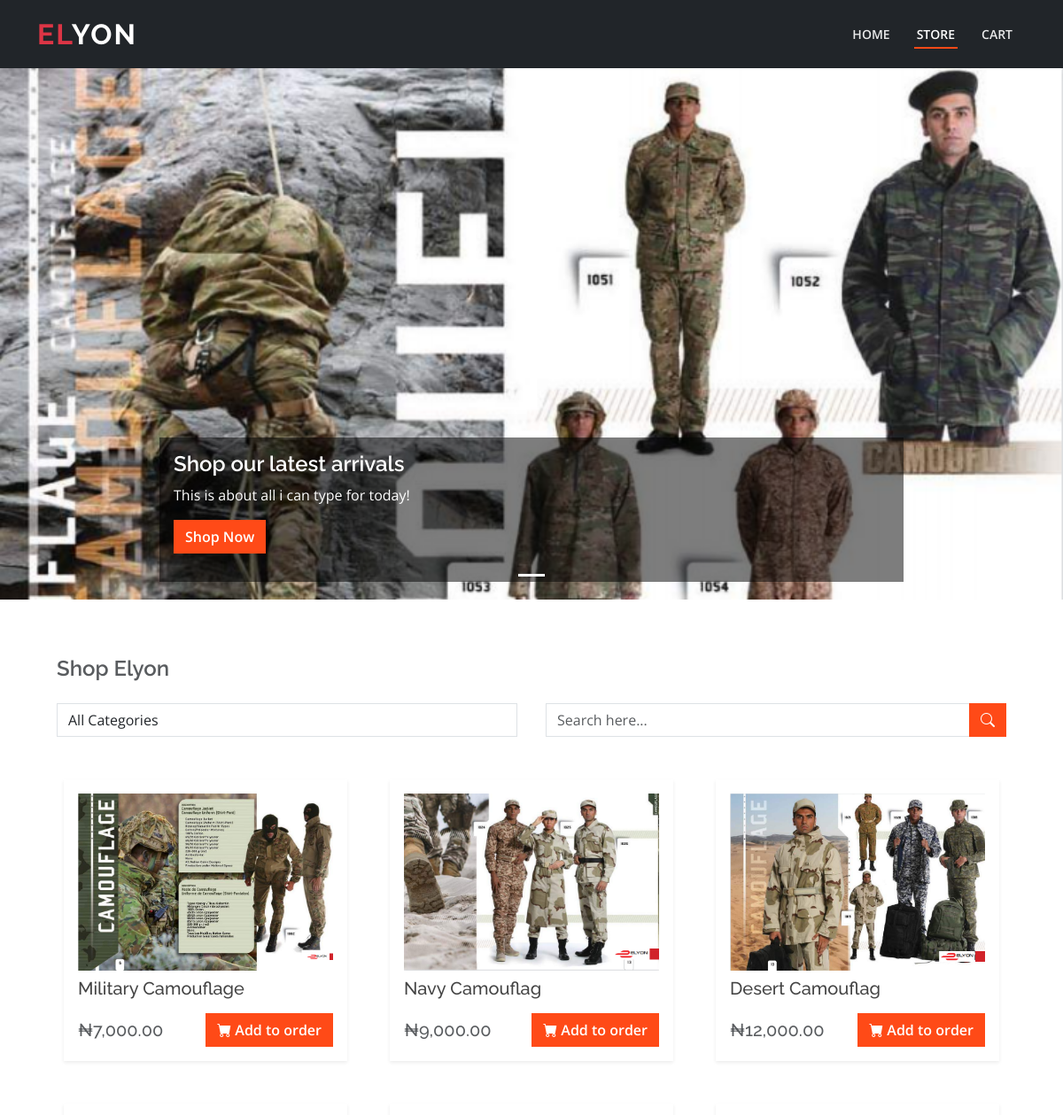
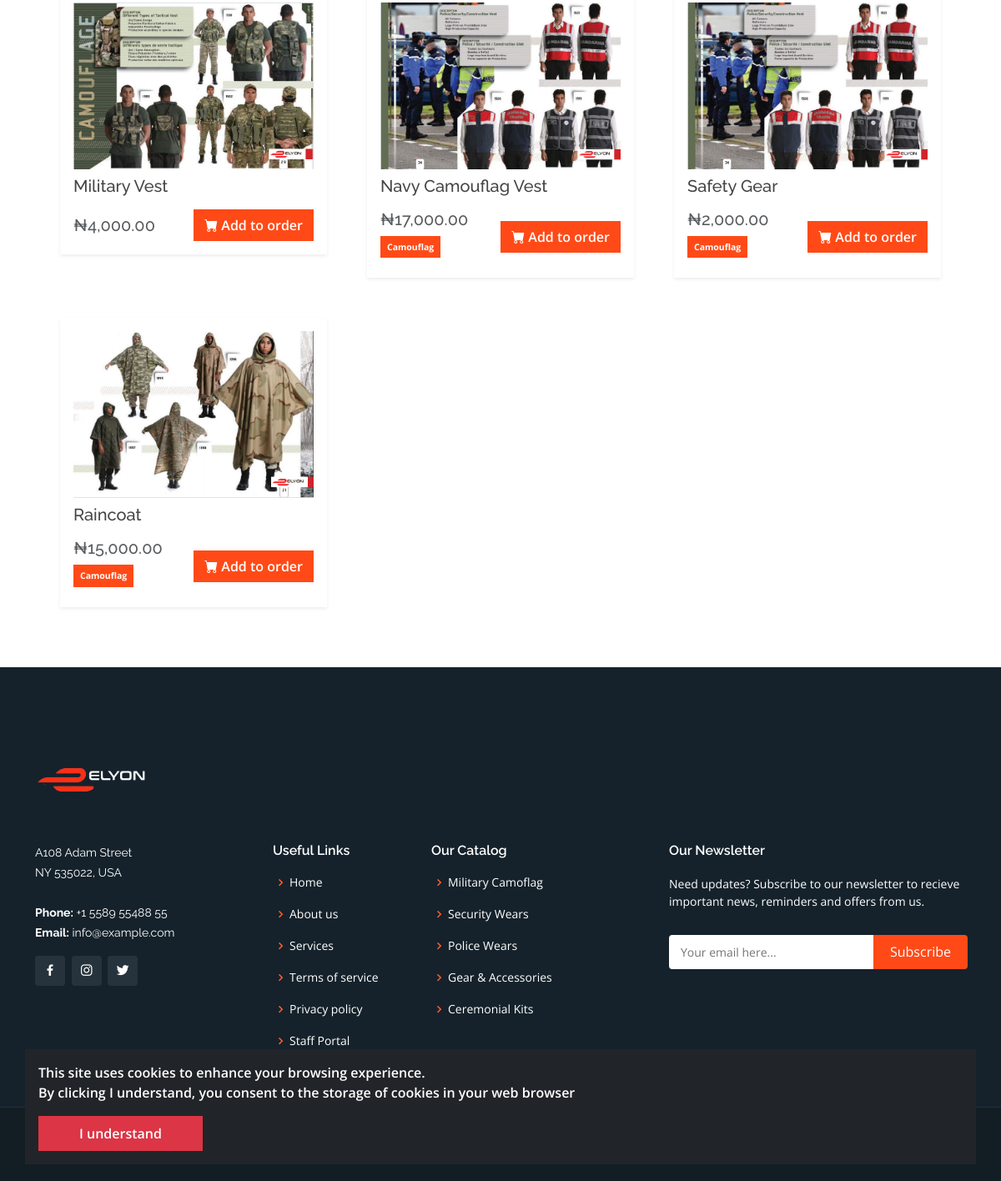
Screenshot of /store/ (signed in) with the database file from the repository (2 pictures, top to bottom).
### website/models.py (models this page shows, shortened)
class CarouselItem(models.Model):
    image = models.ForeignKey("core.File", on_delete=models.SET_NULL, blank=True, null=True)
    background_color = models.CharField(max_length=200, blank=True, null=True)
    name = models.CharField(max_length=200)
    display_title = models.CharField(max_length=200, blank=True, null=True)
    cta = models.CharField(max_length=200, blank=True, null=True)
    display_content = models.TextField(blank=True, null=True)
    url = models.URLField(blank=True, null=True)

### core/models.py (models this page shows)
class DbModel(models.Model):
    date_created = models.DateTimeField(auto_now=True)
    class Meta:
        abstract = True

class File(DbModel):
    name = models.CharField(max_length=200, blank=True, null=True)
    file = models.ImageField(upload_to='images/')
    file_type = models.CharField(max_length=20, default='image', choices=FILE_TYPES)

### store/models.py (models this page shows, shortened)
class Product(DbModel):
    name = models.CharField(max_length=200)
    slug = models.SlugField(max_length=200, blank=True, null=True)
    description = models.TextField(blank=True, null=True)
    price_per_piece = models.DecimalField(max_digits=1000, decimal_places=2)
    price_per_bundle = models.DecimalField(max_digits=1000, decimal_places=2, blank=True, null=True)
    receivable = models.ForeignKey("core.Receivable", on_delete=models.CASCADE, related_name='parent')
    images = models.ManyToManyField("core.File", blank=True)
    category = models.ForeignKey("Category", on_delete=models.CASCADE, blank=True, null=True)
    tags = models.ManyToManyField("Tag",  blank=True, related_name='tags')
    @property
    def image(self):
        return self.images.first()

class Category(DbModel):
    name = models.CharField(max_length=200)
    def __str__(self) -> str:
        return self.name

### store/views.py (the view, shortened to what this page needs)
# urls.py: path('', store_home_view, name="home"),
def store_home_view(request):
    template = 'store/home.html'
    query = request.GET.get('query', None)
    products = Product.objects.all()
    ctx = {
        'active_nav': 'home',
        'all_products': products,
        'page_title': "Our Store",
        'searching': bool(query),
        'categories': Category.objects.all(),
        'carousel': CarouselItem.objects.all(),
        'query': query,
    }
    return render(request, template, ctx)

### core/context_processors.py (called while the page is built)
def messages(request):
    unread_messages = Message.objects.filter(read_status=False).order_by('-id')
    context = {
        'unread_messages': unread_messages,
        'unread_messages_count': unread_messages.count(),
    }
    return context

def catalog(request):
    settings = SiteSettings.objects.get(id=1)
    _catalog = settings.catalog_items.all()
    context = {
        'catalog': _catalog.order_by('-id'),
        'catalog_count': _catalog.count(),
    }
    return context

def notifications(request):
    unread_notifications = Notification.objects.filter(read_status=False).order_by('-id')
    context = {
        'unread_notifications': unread_notifications,
        'unread_notifications_count': unread_notifications.count(),
    }
    return context

### store/context_processors.py (called while the page is built)
def store_context(request):
    context = {
        'products': Product.objects.all(),
    }
    return context

### website/context_processors.py (called while the page is built)
def website_context(request):
    show_cookie_consent = True
    if 'cookie-consent' in request.COOKIES:
        show_cookie_consent = False
    context = {
        'show_cookie_consent': show_cookie_consent,
    }
    return context

### templates/store/home.html (shortened to what this page needs)
{% extends "./base.html" %}
{% load static humanize %}
{% block content %}
<main id="main">
  <div id="myCarousel" class="carousel bg-secondary slide mb-6" data-bs-ride="carousel">
    <div class="carousel-indicators">
      {% for item in carousel %}
        <button type="button" data-bs-target="#myCarousel" data-bs-slide-to="{{forloop.counter0}}" class="active" aria-label="{{ item.name }}" aria-current="true"></button>
      {% endfor %}
    </div>
    <div class="carousel-inner">
      {% for item in carousel %}
        <div class="carousel-item py-5 active"
        {% if item.image %}
          style="
            background: url('{{ item.image.file.url }}');
          "
        {% else %}
          style="background: {{ item.background_color }} "
        {% endif %}
        >
          <div class="carousel-content container"">
            <div class="carousel-caption p-3 text-start" style="background: rgba(0, 0, 0, 0.51);">
              <h4 class="bold">{{ item.display_title }}</h4>
              <p class="">{{ item.display_content|default:"" }}</p>
              {% if item.url %}
                <p><a class="btn btn-md text-white rounded-0 bold bg-orange" href="{{ item.url }}">{{ item.cta  }}</a></p>
              {% endif %}
            </div>
          </div>
        </div>
      {% endfor %}
    </div>
  </div>
  <div class="py-5 px-2 px-lg-5">
    <h4 class="px-3 my-3 bold text-muted"> Shop Elyon </h4>
    <div class="row my-3 mx-0">
      <div class="col-sm-6 px-3 py-2">
        <select id="category-switch" class="form-control rounded-0">
          <option value="all"> All Categories </option>
        </select>
      </div>
      <div class="col-sm-6 px-3 py-2">
        <form method="get" class="input-group rounded-0">
          <input name="query" type="search" class="form-control rounded-0" placeholder="Search here..." />
          <button type="submit" class="btn bg-orange text-white rounded-0 input-group-btn"> <i class="bi bi-search"></i> </button>
        </form>
      </div>
    </div>
    <div class="row mx-0 justify-content-start">
      {% for product in all_products %}
        <div class="col-sm-6 col-lg-4 my-4">
          <div class="product-card small mx-auto card-body p-3 border-0 shadow-sm">
            <div class="image">
              <img src="{{ product.image.file.url }}" />
            </div>
            <div class="my-2">
              <h5> {{ product.name }} </h5>
            </div>
            <div class="mt-3 d-flex align-items-center justify-content-between">
              <div>
                <h5 class="text-muted my-0"> ₦{{ product.price_per_piece|intcomma }} </h5>
                {% if product.category %}
                  <p class="text-left my-2 badge bg-orange rounded-0 p-2"> {{ product.category|default:"" }} </p>
                {% endif %}
              </div>
              <a href="{% url 'store:product' product.slug %}" class="btn rounded-0 bg-orange text-white bold">
                <i class="bi bi-cart-fill mr-2"></i> Add to order </a>
            </div>
          </div>
        </div>
      {% endfor %}
    </div>
  </div>
</main>
{% endblock content %}

### static/site/assets/css/style.css (style rules this page uses)
body { font-family: "Open Sans", sans-serif; color: #444444; }
a { color: #ff4a17; text-decoration: none; }
h1, h2, h3, h4, h5, h6 { font-family: "Raleway", sans-serif; }
.bold { font-weight: 600; }

### templates/store/base.html (style rules this page uses)
.bg-orange { background-color: #ff4a17; }

### templates/store/home.html (style rules this page uses)
.product-card { margin-left: auto; margin-right: auto; max-width: 320px; }
.product-card .image { width: 100%; height: 200px; }
.product-card .image img { width: 100%; height: 100%; }
.carousel-item { min-height: 600px; background-repeat: no-repeat !important; background-size: cover !important; }

### rows the page displays
CarouselItem: image.file (picture), display_title "Shop our latest arrivals", display_content "This is about all i can type for today!", cta "Shop Now"
Product: image.file (picture), name "Military Camouflage", price_per_piece "7,000.00"
Product: image.file (picture), name "Navy Camouflag", price_per_piece "9,000.00"
Product: image.file (picture), name "Desert Camouflag", price_per_piece "12,000.00"
Product: image.file (picture), name "Military Vest", price_per_piece "4,000.00"
Product: image.file (picture), name "Navy Camouflag Vest", price_per_piece "17,000.00", category "Camouflag"
Product: image.file (picture), name "Safety Gear", price_per_piece "2,000.00", category "Camouflag"
Product: image.file (picture), name "Raincoat", price_per_piece "15,000.00", category "Camouflag"
